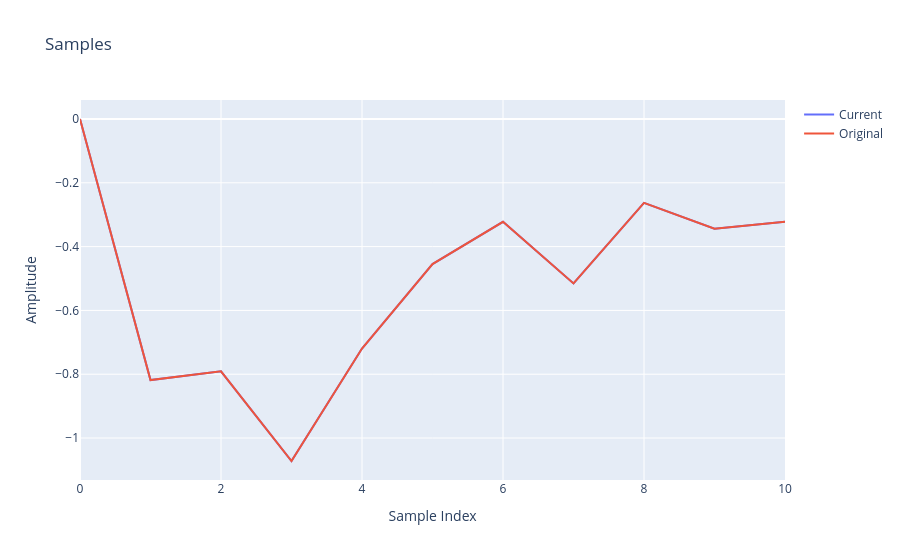

Notebook source saved alongside this figure:
### Code cell
fig = go.Figure()

fig.add_trace(
    go.Scatter(
        y=xs,
        mode="lines",
        name="Current",
    )
)

fig.add_trace(
    go.Scatter(
        y=ys,
        mode="lines",
        name="Original",
    )
)


fig.update_layout(
    title="Samples",
    xaxis_title="Sample Index",
    yaxis_title="Amplitude",
)

fig.show()

### Figure 1 — Plotly figure (JSON) as saved in the notebook; plotly's stock layout.template omitted (floating-point values rounded to 4 significant figures)
{"data": [{"mode": "lines", "name": "Current", "type": "scatter", "y": [0.0, -0.8184, -0.7909, -1.072, -0.7193, -0.4546, -0.3221, -0.5153, -0.2627, -0.3439, -0.3225]}, {"mode": "lines", "name": "Original", "type": "scatter", "y": [0.0, -0.8184, -0.7909, -1.072, -0.7193, -0.4546, -0.3221, -0.5153, -0.2627, -0.3439, -0.3225]}], "layout": {"title": {"text": "Samples"}, "xaxis": {"title": {"text": "Sample Index"}}, "yaxis": {"title": {"text": "Amplitude"}}}}
